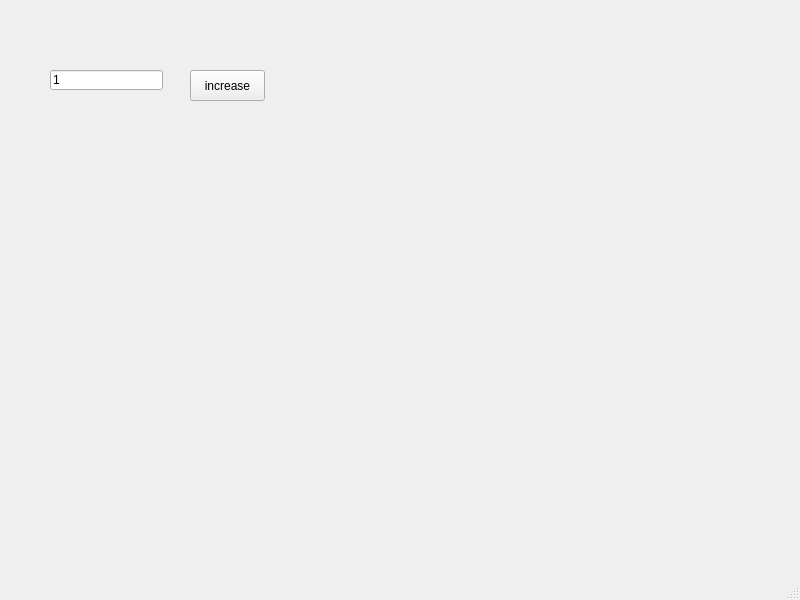
<?xml version="1.0" encoding="UTF-8"?>
<ui version="4.0">
 <class>MainWindow</class>
 <widget class="QMainWindow" name="MainWindow">
  <property name="geometry">
   <rect>
    <x>0</x>
    <y>0</y>
    <width>800</width>
    <height>600</height>
   </rect>
  </property>
  <property name="windowTitle">
   <string>MainWindow</string>
  </property>
  <widget class="QWidget" name="centralwidget">
   <widget class="QPushButton" name="pb">
    <property name="geometry">
     <rect>
      <x>190</x>
      <y>70</y>
      <width>75</width>
      <height>31</height>
     </rect>
    </property>
    <property name="text">
     <string>increase</string>
    </property>
   </widget>
   <widget class="QLineEdit" name="le">
    <property name="geometry">
     <rect>
      <x>50</x>
      <y>70</y>
      <width>113</width>
      <height>20</height>
     </rect>
    </property>
    <property name="text">
     <string>1</string>
    </property>
   </widget>
  </widget>
  <widget class="QMenuBar" name="menubar">
   <property name="geometry">
    <rect>
     <x>0</x>
     <y>0</y>
     <width>800</width>
     <height>21</height>
    </rect>
   </property>
  </widget>
  <widget class="QStatusBar" name="statusbar"/>
 </widget>
 <resources/>
 <connections/>
</ui>
